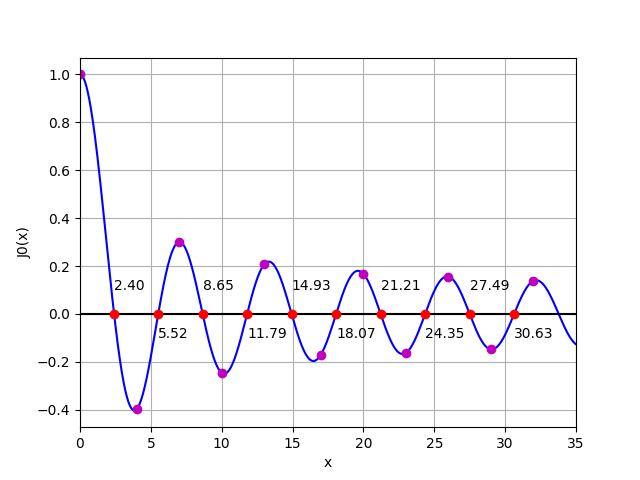

Source code (Python):
import numpy as np
from scipy.special import j0
from matplotlib import pyplot as plt

# parameters: f, range, parameters of f


def fzerotx(f, range):
    a, b = range
    fa = f(a)
    fb = f(b)
    if np.sign(fa) == np.sign(fb):
        print("Error: f(a) and f(b) must have opposite signs")
        return None
    c = a
    fc = fa
    d = b - c
    e = d
    while fb != 0:
        if np.sign(fa) == np.sign(fb):
            a = c
            fa = fc
            d = b - c
            e = d
        if abs(fa) < abs(fb):
            c = b
            b = a
            a = c
            fc = fb
            fb = fa
            fa = fc
        m = 0.5 * (a - b)
        tol = 2.0 * np.finfo(float).eps * max(abs(b), 1.0)
        if abs(m) <= tol or fb == 0.0:
            break
        if abs(e) < tol or abs(fc) <= abs(fb):
            d = m
            e = m
        else:
            s = fb / fc
            if a == c:
                p = 2.0 * m * s
                q = 1.0 - s
            else:
                q = fc / fa
                r = fb / fa
                p = s * (2.0 * m * q * (q - r) - (b - c) * (r - 1.0))
                q = (q - 1.0) * (r - 1.0) * (s - 1.0)
            if p > 0:
                q = -q
            else:
                p = -p
            if 2.0 * p < 3.0 * m * q - abs(tol * q) and p < abs(0.5 * e * q):
                e = d
                d = p / q
            else:
                d = m
                e = m
        c = b
        fc = fb
        if abs(d) > tol:
            b += d
        else:
            b += np.sign(m) * tol
        fb = f(b)
    return b


def main():
    _, ax = plt.subplots()
    x = np.linspace(0, 35, 1000)
    y = j0(x)
    ax.plot(x, y, 'b-')
    ax.axhline(y=0, color='k')
    ax.set_xlabel('x')
    ax.set_ylabel('J0(x)')
    ax.set_xlim(0, 35)
    ax.grid(True)

    x_list = [0, 4, 7, 10, 13, 17, 20, 23, 26, 29, 32]
    for x in x_list:
        ax.plot(x, j0(x), 'mo')

    offset = 0.1
    for a, b in zip(x_list, x_list[1:]):
        x = fzerotx(j0, (a, b))
        assert(x is not None)
        ax.plot(x, j0(x), 'ro')
        ax.annotate('{:.2f}'.format(x), xy=(
            x, j0(x)), xytext=(x, j0(x) + offset))
        print('the {}th zero of J0 is {}'.format(x_list.index(b), x))
        offset *= -1

    plt.savefig('lab2-3.png')


if __name__ == '__main__':
    main()
